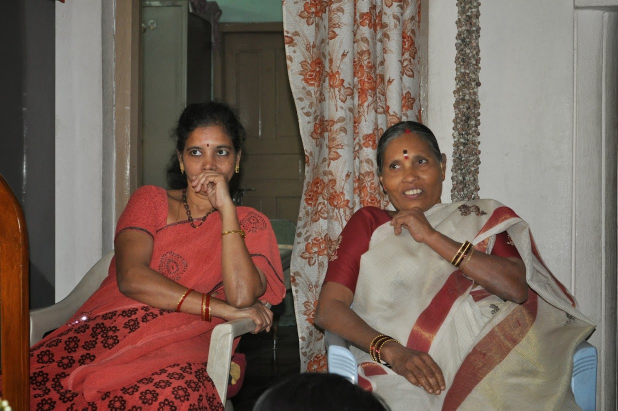
#> input picture ImageBlur/for_blur.png, 1236 x 821 px, found by its file name (shown at 1/2 size)
$ python MaskingwithBitwiseOperators.py
#> lines starting #> are read from the running program, lines starting #| are printed output that depends on the picture; after the words box and inside, x2 and y2 are one past the last pixel; in counts of white or black regions, pixels touching at a corner belong together
### Masking/blur_face_params.py
import cv2

"parameters for blurring only required face"
image=cv2.imread('for_blur.png')
#> image is the input picture: shape (821, 1236, 3); mean B, G, R 88.7, 98.8, 119.1
rect_start_pix=(350,200)
rect_end_pix=(500, 356)
req_color=(0, 255, 0)
kernel_size=(23, 23)
kernel_border=30

### Masking/MaskingwithBitwiseOperators.py
import cv2
import numpy as np
import blur_face_params as bf

image = bf.image
cv2.imshow("image", image)
cv2.waitKey(0)
print(image.shape[1])
#| 1236
print(image.shape[0])
#| 821
mask = np.zeros(image.shape[:2], dtype=np.uint8)
#print(mask.shape)
cv2.rectangle(mask,bf.rect_start_pix, bf.rect_end_pix, (256,256,256), -1)
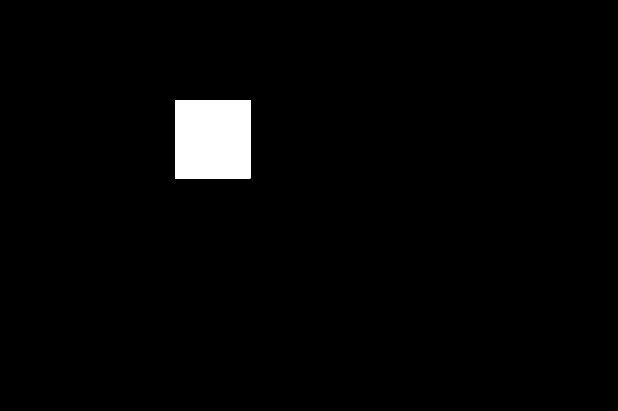
#> mask: shape (821, 1236) (shown at 1/2 size); 2.3% white; 1 white region, box (x1, y1, x2, y2) and area: (350, 200, 501, 357) 23707
cv2.imshow("mask- extract face", mask)
cv2.waitKey(0)
outputImage = cv2.bitwise_and(image, image, mask=mask)
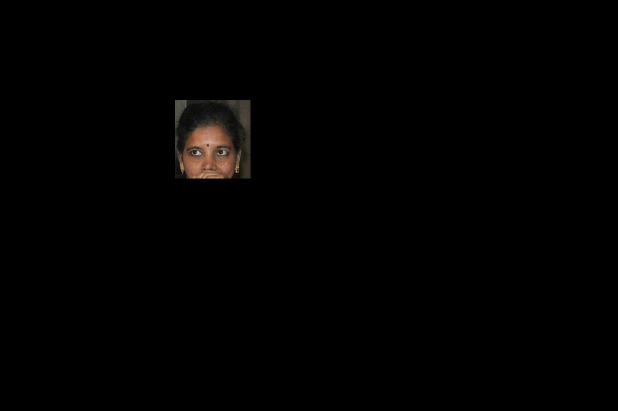
#> outputImage: shape (821, 1236, 3) (shown at 1/2 size); mean B, G, R 1.1, 1.4, 1.9
cv2.imshow("outputImage", outputImage)
cv2.waitKey(0)
